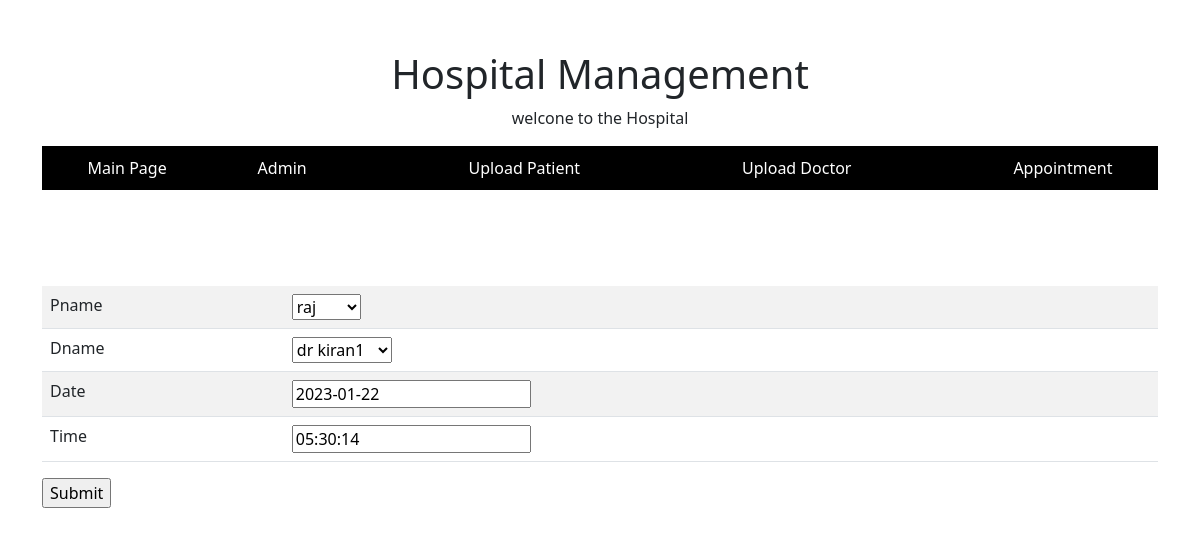
The app's page /updateappoint/6 with its own data.
### app1/models.py (models this page shows)
class hospital (models.Model):
    pname=models.ForeignKey(patient,on_delete=models.CASCADE)
    dname=models.ForeignKey(doctor,on_delete=models.CASCADE)
    date=models.DateField()
    time=models.TimeField()

### app1/views.py (the view)
# urls.py: path('updateappoint/<int:appoint_id>',views.updateappointment),
def updateappointment(request,appoint_id):
    appoint_id=int(appoint_id)
    try:
        abc=hospital.objects.get(id=appoint_id)
    except hospital.DoesNotExist:
        return redirect ('appointmentdetail')
    xyz=hospitalnew(request.POST or None ,instance=abc)
    if xyz.is_valid():
        xyz.save()
        return redirect('appointmentdetail')
    return render(request,'uploadappointment.html',{'upload_appoint':xyz})

### app1/forms.py
class hospitalnew(forms.ModelForm):
    class Meta:
        model = hospital
        fields = '__all__'

### app1/models.py (called while the page is built)
    def __str__(self):
        return self.name

    def __str__(self):
        return self.name

### app1/templates/uploadappointment.html (shortened to what this page needs)
<html>
    {% extends 'main.html'%}
    {%block content%}
<form method="POST">
    <table class="table table-striped" >
    {%for i in upload_appoint%}
    <tr>
    <td>{{i.label}}</td>
    <td>{{i}}</td>
    <br>
    {%endfor%}
    </tr>
</table>
   <input type="submit" name="submit" />
{%endblock%}

### records on screen
hospital: upload_appoint "raj" "dr kiran1" "2023-01-22" "05:30:14"

### other values on screen
{{ i.label }} "Pname" "Dname" "Date" "Time"
